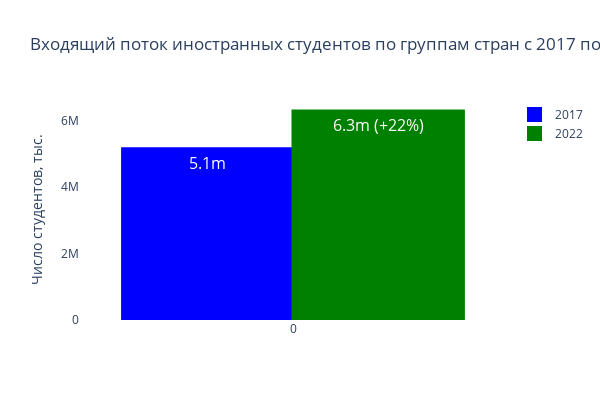

The code cell stored with this chart in its notebook:
### Code cell
fig = go.Figure()
trace1 = go.Bar(x=world.index,
    y=world['2017'],
    name=f'2017',
    text=[f"{value/1000000:.1f}m" if value < 1000 else f"{value/1000000:.1f}m" for value in world['2017']],  # Value labels in thousands
    textposition='auto',
    textfont=dict(size=16),
    marker_color='blue',
    marker_line=dict(width=3, color=['red' if country == 'Russia' else 'blue' for country in world.index]) 
    )
trace2 = go.Bar(x=world.index,
    y=world['2022'],
    name=f'2022',
    text=[f"{value/1000000:.1f}m\n({world['2022/2017,%'].values[j]}%)" if value < 1000 
          else f"{value/1000000:.1f}m\n({world['2022/2017,%'].values[j]}%)" for j, value in enumerate(world['2022'])],  # Value labels in thousands
    textposition='auto',
    textfont=dict(size=16),
    marker_color='green',
    marker_line=dict(width=3, color=['red' if country == 'Russia' else 'green' for country in world.index]) 
    )

fig.add_trace(trace1)
fig.add_trace(trace2)
fig.update_layout(
    title='Входящий поток иностранных студентов по группам стран с 2017 по 2022 г.',
    # xaxis_title='Country',
    yaxis_title='Число студентов, тыс.',
    barmode='group',  # Group bars together
    height=400,
    width=600,
    plot_bgcolor='white'
)
# for i in range(1, num_rows + 1):
#     for j in range(1, num_cols + 1):
#         fig.update_xaxes(tickangle=45, row=i, col=j)
#         fig.update_yaxes(gridcolor='lightgrey', row=i, col=j)
pio.write_image(fig, "Число иностранных студентов в мире 2017 и 2022.png")
fig.show()
print(world)

### Figure 1 — Plotly figure (JSON) as saved in the notebook; plotly's stock layout.template omitted (floating-point values rounded to 4 significant figures)
{"data": [{"marker": {"color": "blue", "line": {"color": ["blue"], "width": 3}}, "name": "2017", "text": ["5.1m"], "textfont": {"size": 16}, "textposition": "auto", "type": "bar", "x": [0], "y": [5147503]}, {"marker": {"color": "green", "line": {"color": ["green"], "width": 3}}, "name": "2022", "text": ["6.3m\n(+22%)"], "textfont": {"size": 16}, "textposition": "auto", "type": "bar", "x": [0], "y": [6283374]}], "layout": {"barmode": "group", "height": 400, "plot_bgcolor": "white", "title": {"text": "Входящий поток иностранных студентов по группам стран с 2017 по 2022 г."}, "width": 600, "yaxis": {"title": {"text": "Число студентов, тыс."}}}}
